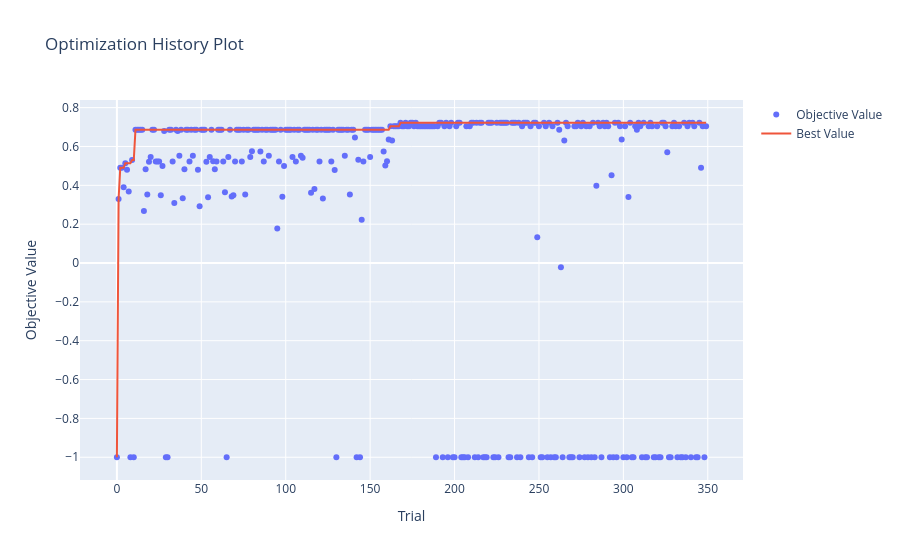
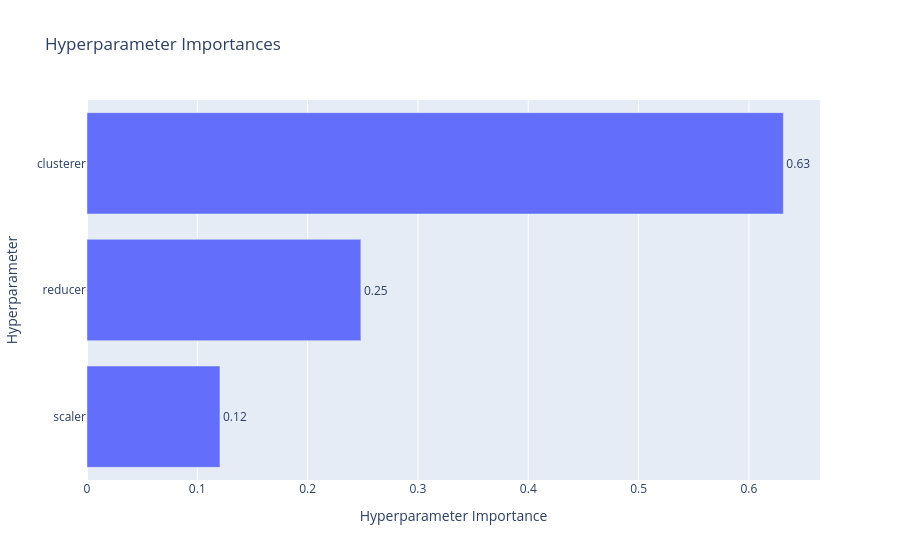
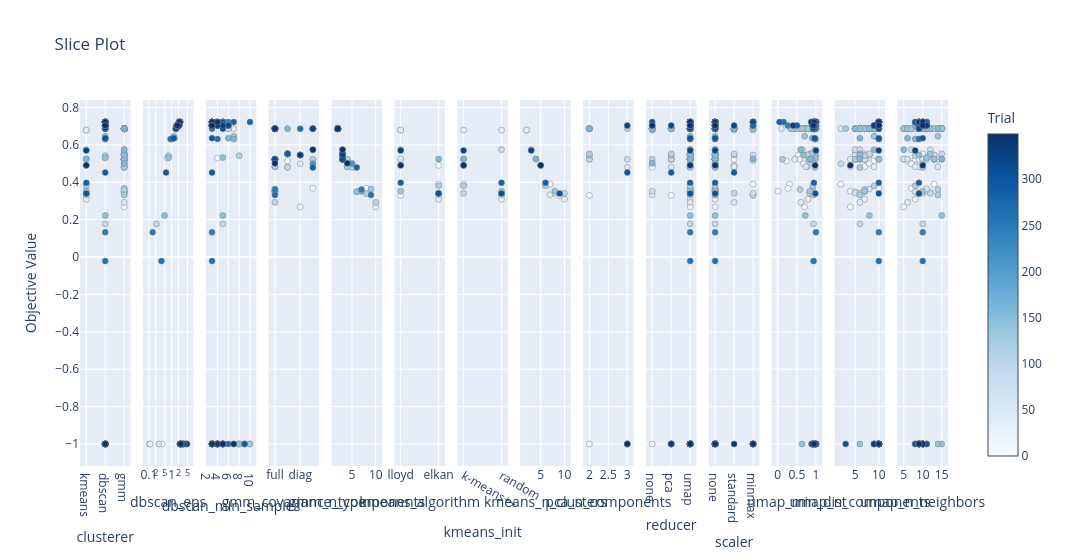

The cell these charts' notebook holds for them, in order:
### Code cell
import optuna.visualization as vis

# After the study.optimize(...) call, run the following:

# 1. Plot optimization history: objective value (silhouette score) over trials
fig1 = vis.plot_optimization_history(study)
fig1.show()

# 2. Plot parameter importance: which hyperparameters affect silhouette the most
fig2 = vis.plot_param_importances(study)
fig2.show()

# 3. Parallel coordinate plot: explore interactions between hyperparameters and objective
fig3 = vis.plot_parallel_coordinate(study)
fig3.show()

# 4. Slice plot: effect of individual parameters on optimization
fig4 = vis.plot_slice(study)
fig4.show()

### Figure 1 — Plotly figure (JSON) as saved in the notebook; plotly's stock layout.template omitted (floating-point values rounded to 4 significant figures; data arrays with more than 128 entries replaced by an {"elided": "..."} marker saying what was removed)
{"data": [{"mode": "markers", "name": "Objective Value", "type": "scatter", "x": {"elided": "350 int values"}, "y": {"elided": "350 float values"}}, {"mode": "lines", "name": "Best Value", "type": "scatter", "x": {"elided": "350 int values"}, "y": {"elided": "350 float values"}}, {"marker": {"color": "#cccccc"}, "mode": "markers", "name": "Infeasible Trial", "showlegend": false, "type": "scatter", "x": [], "y": []}], "layout": {"title": {"text": "Optimization History Plot"}, "xaxis": {"title": {"text": "Trial"}}, "yaxis": {"title": {"text": "Objective Value"}}}}

### Figure 2 — Plotly figure (JSON) as saved in the notebook; plotly's stock layout.template omitted (floating-point values rounded to 4 significant figures)
{"data": [{"cliponaxis": false, "hovertemplate": ["scaler (CategoricalDistribution): 0.12052657186004048<extra></extra>", "reducer (CategoricalDistribution): 0.2482697921572184<extra></extra>", "clusterer (CategoricalDistribution): 0.6312036359827412<extra></extra>"], "name": "Objective Value", "orientation": "h", "text": ["0.12", "0.25", "0.63"], "textposition": "outside", "type": "bar", "x": [0.1205, 0.2483, 0.6312], "y": ["scaler", "reducer", "clusterer"]}], "layout": {"title": {"text": "Hyperparameter Importances"}, "xaxis": {"title": {"text": "Hyperparameter Importance"}}, "yaxis": {"title": {"text": "Hyperparameter"}}}}

### Figure 3 — Plotly figure (JSON) as saved in the notebook; plotly's stock layout.template omitted (floating-point values rounded to 4 significant figures; data arrays with more than 128 entries replaced by an {"elided": "..."} marker saying what was removed)
{"data": [{"marker": {"color": {"elided": "350 int values"}, "colorbar": {"title": {"text": "Trial"}, "x": 1, "xpad": 40}, "colorscale": [[0, "rgb(247,251,255)"], [0.125, "rgb(222,235,247)"], [0.25, "rgb(198,219,239)"], [0.375, "rgb(158,202,225)"], [0.5, "rgb(107,174,214)"], [0.625, "rgb(66,146,198)"], [0.75, "rgb(33,113,181)"], [0.875, "rgb(8,81,156)"], [1, "rgb(8,48,107)"]], "line": {"color": "Grey", "width": 0.5}, "showscale": true}, "mode": "markers", "name": "Feasible Trial", "showlegend": false, "type": "scatter", "x": {"elided": "350 str values"}, "xaxis": "x", "y": {"elided": "350 float values"}, "yaxis": "y"}, {"marker": {"color": {"elided": "203 int values"}, "colorbar": {"title": {"text": "Trial"}, "x": 1, "xpad": 40}, "colorscale": [[0, "rgb(247,251,255)"], [0.125, "rgb(222,235,247)"], [0.25, "rgb(198,219,239)"], [0.375, "rgb(158,202,225)"], [0.5, "rgb(107,174,214)"], [0.625, "rgb(66,146,198)"], [0.75, "rgb(33,113,181)"], [0.875, "rgb(8,81,156)"], [1, "rgb(8,48,107)"]], "line": {"color": "Grey", "width": 0.5}, "showscale": false}, "mode": "markers", "name": "Feasible Trial", "showlegend": false, "type": "scatter", "x": {"elided": "203 float values"}, "xaxis": "x2", "y": {"elided": "203 float values"}, "yaxis": "y2"}, {"marker": {"color": {"elided": "203 int values"}, "colorbar": {"title": {"text": "Trial"}, "x": 1, "xpad": 40}, "colorscale": [[0, "rgb(247,251,255)"], [0.125, "rgb(222,235,247)"], [0.25, "rgb(198,219,239)"], [0.375, "rgb(158,202,225)"], [0.5, "rgb(107,174,214)"], [0.625, "rgb(66,146,198)"], [0.75, "rgb(33,113,181)"], [0.875, "rgb(8,81,156)"], [1, "rgb(8,48,107)"]], "line": {"color": "Grey", "width": 0.5}, "showscale": false}, "mode": "markers", "name": "Feasible Trial", "showlegend": false, "type": "scatter", "x": {"elided": "203 int values"}, "xaxis": "x3", "y": {"elided": "203 float values"}, "yaxis": "y3"}, {"marker": {"color": [5, 6, 7, 11, 12, 13, 14, 15, 16, 17, 18, 19, 20, 21, 22, 23, 24, 25, 26, 27, 31, 32, 33, 35, 37, 38, 40, 41, 42, 43, 44, 45, 47, 48, 49, 51, 52, 53, 54, 55, 56, 58, 59, 60, 61, 62, 63, 64, 66, 67, 69, 70, 71, 72, 73, 74, 75, 76, 77, 79, 81, 82, 83, 84, 85, 86, 87, 88, 89, 90, 91, 92, 93, 94, 96, 97, 99, 100, 101, 102, 103, 104, 105, 106, 107, 108, 109, 111, 112, 113, 114, 115, 116, 118, 119, 120, 121, 122, 123, 124, 125, 126, 127, 128, 129, 131, 132, 133, 134, 135, 136, 137, 139, 140, 146, 147, 148, 149, 150, 151, 152, 153, 154, 155, 156, 157, 158, 159], "colorbar": {"title": {"text": "Trial"}, "x": 1, "xpad": 40}, "colorscale": [[0, "rgb(247,251,255)"], [0.125, "rgb(222,235,247)"], [0.25, "rgb(198,219,239)"], [0.375, "rgb(158,202,225)"], [0.5, "rgb(107,174,214)"], [0.625, "rgb(66,146,198)"], [0.75, "rgb(33,113,181)"], [0.875, "rgb(8,81,156)"], [1, "rgb(8,48,107)"]], "line": {"color": "Grey", "width": 0.5}, "showscale": false}, "mode": "markers", "name": "Feasible Trial", "showlegend": false, "type": "scatter", "x": ["tied", "tied", "spherical", "full", "full", "full", "full", "full", "diag", "full", "full", "spherical", "diag", "full", "full", "full", "full", "full", "full", "diag", "full", "full", "full", "full", "tied", "spherical", "full", "full", "full", "full", "full", "tied", "full", "tied", "full", "full", "full", "spherical", "full", "diag", "full", "full", "full", "spherical", "full", "full", "full", "full", "diag", "full", "full", "full", "full", "full", "full", "full", "tied", "full", "full", "diag", "full", "full", "full", "full", "spherical", "full", "full", "full", "full", "tied", "full", "full", "full", "full", "full", "full", "spherical", "full", "spherical", "spherical", "spherical", "diag", "full", "full", "full", "spherical", "tied", "full", "full", "full", "full", "full", "full", "full", "full", "full", "full", "full", "full", "full", "diag", "full", "full", "full", "spherical", "full", "full", "full", "full", "tied", "full", "full", "full", "full", "full", "spherical", "full", "full", "diag", "full", "full", "full", "full", "full", "full", "full", "spherical", "full"], "xaxis": "x4", "y": [0.5142, 0.4805, 0.3678, 0.6868, 0.6868, 0.6868, 0.6868, 0.6868, 0.2683, 0.4833, 0.3523, 0.5219, 0.5456, 0.6868, 0.6868, 0.523, 0.523, 0.523, 0.3494, 0.4993, 0.6868, 0.6868, 0.523, 0.6868, 0.5521, 0.6868, 0.4833, 0.6868, 0.6868, 0.523, 0.6868, 0.5521, 0.6868, 0.4805, 0.2923, 0.6868, 0.6868, 0.5219, 0.339, 0.5456, 0.6868, 0.4833, 0.523, 0.6868, 0.6868, 0.6868, 0.523, 0.3643, 0.5456, 0.6868, 0.3494, 0.523, 0.6868, 0.6868, 0.6868, 0.523, 0.6868, 0.3523, 0.6868, 0.5456, 0.6868, 0.6868, 0.6868, 0.6868, 0.5746, 0.6868, 0.523, 0.6868, 0.6868, 0.5521, 0.6868, 0.6868, 0.6868, 0.6868, 0.523, 0.6868, 0.4994, 0.6868, 0.6868, 0.6868, 0.6868, 0.5456, 0.6868, 0.523, 0.6868, 0.6868, 0.5521, 0.6868, 0.6868, 0.6868, 0.6868, 0.3613, 0.6868, 0.6868, 0.6868, 0.523, 0.6868, 0.3321, 0.6868, 0.6868, 0.6868, 0.6868, 0.523, 0.6868, 0.479, 0.6868, 0.6868, 0.6868, 0.6868, 0.5521, 0.6868, 0.6868, 0.6868, 0.6868, 0.523, 0.6868, 0.6868, 0.6868, 0.5456, 0.6868, 0.6868, 0.6868, 0.6868, 0.6868, 0.6868, 0.6868, 0.5746, 0.5015], "yaxis": "y4"}, {"marker": {"color": [5, 6, 7, 11, 12, 13, 14, 15, 16, 17, 18, 19, 20, 21, 22, 23, 24, 25, 26, 27, 31, 32, 33, 35, 37, 38, 40, 41, 42, 43, 44, 45, 47, 48, 49, 51, 52, 53, 54, 55, 56, 58, 59, 60, 61, 62, 63, 64, 66, 67, 69, 70, 71, 72, 73, 74, 75, 76, 77, 79, 81, 82, 83, 84, 85, 86, 87, 88, 89, 90, 91, 92, 93, 94, 96, 97, 99, 100, 101, 102, 103, 104, 105, 106, 107, 108, 109, 111, 112, 113, 114, 115, 116, 118, 119, 120, 121, 122, 123, 124, 125, 126, 127, 128, 129, 131, 132, 133, 134, 135, 136, 137, 139, 140, 146, 147, 148, 149, 150, 151, 152, 153, 154, 155, 156, 157, 158, 159], "colorbar": {"title": {"text": "Trial"}, "x": 1, "xpad": 40}, "colorscale": [[0, "rgb(247,251,255)"], [0.125, "rgb(222,235,247)"], [0.25, "rgb(198,219,239)"], [0.375, "rgb(158,202,225)"], [0.5, "rgb(107,174,214)"], [0.625, "rgb(66,146,198)"], [0.75, "rgb(33,113,181)"], [0.875, "rgb(8,81,156)"], [1, "rgb(8,48,107)"]], "line": {"color": "Grey", "width": 0.5}, "showscale": false}, "mode": "markers", "name": "Feasible Trial", "showlegend": false, "type": "scatter", "x": [4, 5, 8, 2, 2, 2, 2, 2, 10, 4, 7, 4, 3, 2, 2, 3, 3, 3, 6, 5, 2, 2, 3, 2, 3, 2, 4, 2, 2, 3, 2, 3, 2, 5, 10, 2, 2, 4, 8, 3, 2, 4, 3, 2, 2, 2, 3, 9, 3, 2, 6, 3, 2, 2, 2, 3, 2, 7, 2, 3, 2, 2, 2, 2, 3, 2, 3, 2, 2, 3, 2, 2, 2, 2, 3, 2, 5, 2, 2, 2, 2, 3, 2, 3, 2, 2, 3, 2, 2, 2, 2, 7, 2, 2, 2, 3, 2, 9, 2, 2, 2, 2, 3, 2, 6, 2, 2, 2, 2, 3, 2, 2, 2, 2, 3, 2, 2, 2, 3, 2, 2, 2, 2, 2, 2, 2, 3, 4], "xaxis": "x5", "y": [0.5142, 0.4805, 0.3678, 0.6868, 0.6868, 0.6868, 0.6868, 0.6868, 0.2683, 0.4833, 0.3523, 0.5219, 0.5456, 0.6868, 0.6868, 0.523, 0.523, 0.523, 0.3494, 0.4993, 0.6868, 0.6868, 0.523, 0.6868, 0.5521, 0.6868, 0.4833, 0.6868, 0.6868, 0.523, 0.6868, 0.5521, 0.6868, 0.4805, 0.2923, 0.6868, 0.6868, 0.5219, 0.339, 0.5456, 0.6868, 0.4833, 0.523, 0.6868, 0.6868, 0.6868, 0.523, 0.3643, 0.5456, 0.6868, 0.3494, 0.523, 0.6868, 0.6868, 0.6868, 0.523, 0.6868, 0.3523, 0.6868, 0.5456, 0.6868, 0.6868, 0.6868, 0.6868, 0.5746, 0.6868, 0.523, 0.6868, 0.6868, 0.5521, 0.6868, 0.6868, 0.6868, 0.6868, 0.523, 0.6868, 0.4994, 0.6868, 0.6868, 0.6868, 0.6868, 0.5456, 0.6868, 0.523, 0.6868, 0.6868, 0.5521, 0.6868, 0.6868, 0.6868, 0.6868, 0.3613, 0.6868, 0.6868, 0.6868, 0.523, 0.6868, 0.3321, 0.6868, 0.6868, 0.6868, 0.6868, 0.523, 0.6868, 0.479, 0.6868, 0.6868, 0.6868, 0.6868, 0.5521, 0.6868, 0.6868, 0.6868, 0.6868, 0.523, 0.6868, 0.6868, 0.6868, 0.5456, 0.6868, 0.6868, 0.6868, 0.6868, 0.6868, 0.6868, 0.6868, 0.5746, 0.5015], "yaxis": "y5"}, {"marker": {"color": [1, 2, 3, 4, 28, 34, 36, 39, 57, 68, 80, 98, 117, 138, 160, 284, 303, 326, 346], "colorbar": {"title": {"text": "Trial"}, "x": 1, "xpad": 40}, "colorscale": [[0, "rgb(247,251,255)"], [0.125, "rgb(222,235,247)"], [0.25, "rgb(198,219,239)"], [0.375, "rgb(158,202,225)"], [0.5, "rgb(107,174,214)"], [0.625, "rgb(66,146,198)"], [0.75, "rgb(33,113,181)"], [0.875, "rgb(8,81,156)"], [1, "rgb(8,48,107)"]], "line": {"color": "Grey", "width": 0.5}, "showscale": false}, "mode": "markers", "name": "Feasible Trial", "showlegend": false, "type": "scatter", "x": ["lloyd", "lloyd", "elkan", "elkan", "lloyd", "elkan", "lloyd", "elkan", "lloyd", "elkan", "lloyd", "elkan", "elkan", "lloyd", "elkan", "lloyd", "elkan", "lloyd", "lloyd"], "xaxis": "x6", "y": [0.3299, 0.4904, 0.4904, 0.3902, 0.6793, 0.3093, 0.6793, 0.3332, 0.5244, 0.342, 0.5749, 0.3412, 0.3812, 0.3525, 0.5246, 0.3973, 0.3399, 0.5701, 0.4904], "yaxis": "y6"}, {"marker": {"color": [1, 2, 3, 4, 28, 34, 36, 39, 57, 68, 80, 98, 117, 138, 160, 284, 303, 326, 346], "colorbar": {"title": {"text": "Trial"}, "x": 1, "xpad": 40}, "colorscale": [[0, "rgb(247,251,255)"], [0.125, "rgb(222,235,247)"], [0.25, "rgb(198,219,239)"], [0.375, "rgb(158,202,225)"], [0.5, "rgb(107,174,214)"], [0.625, "rgb(66,146,198)"], [0.75, "rgb(33,113,181)"], [0.875, "rgb(8,81,156)"], [1, "rgb(8,48,107)"]], "line": {"color": "Grey", "width": 0.5}, "showscale": false}, "mode": "markers", "name": "Feasible Trial", "showlegend": false, "type": "scatter", "x": ["random", "k-means++", "k-means++", "k-means++", "random", "random", "k-means++", "random", "k-means++", "random", "random", "k-means++", "k-means++", "random", "k-means++", "random", "random", "k-means++", "k-means++"], "xaxis": "x7", "y": [0.3299, 0.4904, 0.4904, 0.3902, 0.6793, 0.3093, 0.6793, 0.3332, 0.5244, 0.342, 0.5749, 0.3412, 0.3812, 0.3525, 0.5246, 0.3973, 0.3399, 0.5701, 0.4904], "yaxis": "y7"}, {"marker": {"color": [1, 2, 3, 4, 28, 34, 36, 39, 57, 68, 80, 98, 117, 138, 160, 284, 303, 326, 346], "colorbar": {"title": {"text": "Trial"}, "x": 1, "xpad": 40}, "colorscale": [[0, "rgb(247,251,255)"], [0.125, "rgb(222,235,247)"], [0.25, "rgb(198,219,239)"], [0.375, "rgb(158,202,225)"], [0.5, "rgb(107,174,214)"], [0.625, "rgb(66,146,198)"], [0.75, "rgb(33,113,181)"], [0.875, "rgb(8,81,156)"], [1, "rgb(8,48,107)"]], "line": {"color": "Grey", "width": 0.5}, "showscale": false}, "mode": "markers", "name": "Feasible Trial", "showlegend": false, "type": "scatter", "x": [9, 5, 5, 7, 2, 10, 2, 7, 4, 8, 3, 10, 6, 8, 4, 6, 9, 3, 5], "xaxis": "x8", "y": [0.3299, 0.4904, 0.4904, 0.3902, 0.6793, 0.3093, 0.6793, 0.3332, 0.5244, 0.342, 0.5749, 0.3412, 0.3812, 0.3525, 0.5246, 0.3973, 0.3399, 0.5701, 0.4904], "yaxis": "y8"}, {"marker": {"color": [0, 1, 9, 10, 29, 30, 38, 48, 59, 70, 87, 101, 102, 103, 104, 105, 109, 130, 140, 156, 293, 315, 337], "colorbar": {"title": {"text": "Trial"}, "x": 1, "xpad": 40}, "colorscale": [[0, "rgb(247,251,255)"], [0.125, "rgb(222,235,247)"], [0.25, "rgb(198,219,239)"], [0.375, "rgb(158,202,225)"], [0.5, "rgb(107,174,214)"], [0.625, "rgb(66,146,198)"], [0.75, "rgb(33,113,181)"], [0.875, "rgb(8,81,156)"], [1, "rgb(8,48,107)"]], "line": {"color": "Grey", "width": 0.5}, "showscale": false}, "mode": "markers", "name": "Feasible Trial", "showlegend": false, "type": "scatter", "x": [3, 2, 2, 2, 3, 3, 2, 3, 2, 3, 2, 2, 2, 2, 2, 3, 2, 3, 2, 2, 3, 3, 3], "xaxis": "x9", "y": [-1, 0.3299, 0.5298, -1, -1, -1, 0.6868, 0.4805, 0.523, 0.523, 0.523, 0.6868, 0.6868, 0.6868, 0.5456, 0.6868, 0.5521, -1, 0.6868, 0.6868, 0.4518, 0.7038, -1], "yaxis": "y9"}, {"marker": {"color": {"elided": "350 int values"}, "colorbar": {"title": {"text": "Trial"}, "x": 1, "xpad": 40}, "colorscale": [[0, "rgb(247,251,255)"], [0.125, "rgb(222,235,247)"], [0.25, "rgb(198,219,239)"], [0.375, "rgb(158,202,225)"], [0.5, "rgb(107,174,214)"], [0.625, "rgb(66,146,198)"], [0.75, "rgb(33,113,181)"], [0.875, "rgb(8,81,156)"], [1, "rgb(8,48,107)"]], "line": {"color": "Grey", "width": 0.5}, "showscale": false}, "mode": "markers", "name": "Feasible Trial", "showlegend": false, "type": "scatter", "x": {"elided": "350 str values"}, "xaxis": "x10", "y": {"elided": "350 float values"}, "yaxis": "y10"}, {"marker": {"color": {"elided": "350 int values"}, "colorbar": {"title": {"text": "Trial"}, "x": 1, "xpad": 40}, "colorscale": [[0, "rgb(247,251,255)"], [0.125, "rgb(222,235,247)"], [0.25, "rgb(198,219,239)"], [0.375, "rgb(158,202,225)"], [0.5, "rgb(107,174,214)"], [0.625, "rgb(66,146,198)"], [0.75, "rgb(33,113,181)"], [0.875, "rgb(8,81,156)"], [1, "rgb(8,48,107)"]], "line": {"color": "Grey", "width": 0.5}, "showscale": false}, "mode": "markers", "name": "Feasible Trial", "showlegend": false, "type": "scatter", "x": {"elided": "350 str values"}, "xaxis": "x11", "y": {"elided": "350 float values"}, "yaxis": "y11"}, {"marker": {"color": {"elided": "305 int values"}, "colorbar": {"title": {"text": "Trial"}, "x": 1, "xpad": 40}, "colorscale": [[0, "rgb(247,251,255)"], [0.125, "rgb(222,235,247)"], [0.25, "rgb(198,219,239)"], [0.375, "rgb(158,202,225)"], [0.5, "rgb(107,174,214)"], [0.625, "rgb(66,146,198)"], [0.75, "rgb(33,113,181)"], [0.875, "rgb(8,81,156)"], [1, "rgb(8,48,107)"]], "line": {"color": "Grey", "width": 0.5}, "showscale": false}, "mode": "markers", "name": "Feasible Trial", "showlegend": false, "type": "scatter", "x": {"elided": "305 float values"}, "xaxis": "x12", "y": {"elided": "305 float values"}, "yaxis": "y12"}, {"marker": {"color": {"elided": "305 int values"}, "colorbar": {"title": {"text": "Trial"}, "x": 1, "xpad": 40}, "colorscale": [[0, "rgb(247,251,255)"], [0.125, "rgb(222,235,247)"], [0.25, "rgb(198,219,239)"], [0.375, "rgb(158,202,225)"], [0.5, "rgb(107,174,214)"], [0.625, "rgb(66,146,198)"], [0.75, "rgb(33,113,181)"], [0.875, "rgb(8,81,156)"], [1, "rgb(8,48,107)"]], "line": {"color": "Grey", "width": 0.5}, "showscale": false}, "mode": "markers", "name": "Feasible Trial", "showlegend": false, "type": "scatter", "x": {"elided": "305 int values"}, "xaxis": "x13", "y": {"elided": "305 float values"}, "yaxis": "y13"}, {"marker": {"color": {"elided": "305 int values"}, "colorbar": {"title": {"text": "Trial"}, "x": 1, "xpad": 40}, "colorscale": [[0, "rgb(247,251,255)"], [0.125, "rgb(222,235,247)"], [0.25, "rgb(198,219,239)"], [0.375, "rgb(158,202,225)"], [0.5, "rgb(107,174,214)"], [0.625, "rgb(66,146,198)"], [0.75, "rgb(33,113,181)"], [0.875, "rgb(8,81,156)"], [1, "rgb(8,48,107)"]], "line": {"color": "Grey", "width": 0.5}, "showscale": false}, "mode": "markers", "name": "Feasible Trial", "showlegend": false, "type": "scatter", "x": {"elided": "305 int values"}, "xaxis": "x14", "y": {"elided": "305 float values"}, "yaxis": "y14"}], "layout": {"title": {"text": "Slice Plot"}, "width": 4200, "xaxis": {"anchor": "y", "categoryarray": ["kmeans", "dbscan", "gmm"], "categoryorder": "array", "domain": [0, 0.05816], "title": {"text": "clusterer"}, "type": "category"}, "xaxis10": {"anchor": "y10", "categoryarray": ["none", "pca", "umap"], "categoryorder": "array", "domain": [0.652, 0.7102], "title": {"text": "reducer"}, "type": "category"}, "xaxis11": {"anchor": "y11", "categoryarray": ["none", "standard", "minmax"], "categoryorder": "array", "domain": [0.7245, 0.7827], "title": {"text": "scaler"}, "type": "category"}, "xaxis12": {"anchor": "y12", "domain": [0.7969, 0.8551], "title": {"text": "umap_min_dist"}}, "xaxis13": {"anchor": "y13", "domain": [0.8694, 0.9276], "title": {"text": "umap_n_components"}}, "xaxis14": {"anchor": "y14", "domain": [0.9418, 1], "title": {"text": "umap_n_neighbors"}}, "xaxis2": {"anchor": "y2", "domain": [0.07245, 0.1306], "title": {"text": "dbscan_eps"}, "type": "log"}, "xaxis3": {"anchor": "y3", "domain": [0.1449, 0.2031], "title": {"text": "dbscan_min_samples"}}, "xaxis4": {"anchor": "y4", "categoryarray": ["full", "tied", "diag", "spherical"], "categoryorder": "array", "domain": [0.2173, 0.2755], "title": {"text": "gmm_covariance_type"}, "type": "category"}, "xaxis5": {"anchor": "y5", "domain": [0.2898, 0.348], "title": {"text": "gmm_n_components"}}, "xaxis6": {"anchor": "y6", "categoryarray": ["lloyd", "elkan"], "categoryorder": "array", "domain": [0.3622, 0.4204], "title": {"text": "kmeans_algorithm"}, "type": "category"}, "xaxis7": {"anchor": "y7", "categoryarray": ["k-means++", "random"], "categoryorder": "array", "domain": [0.4347, 0.4929], "title": {"text": "kmeans_init"}, "type": "category"}, "xaxis8": {"anchor": "y8", "domain": [0.5071, 0.5653], "title": {"text": "kmeans_n_clusters"}}, "xaxis9": {"anchor": "y9", "domain": [0.5796, 0.6378], "title": {"text": "pca_n_components"}}, "yaxis": {"anchor": "x", "domain": [0, 1], "title": {"text": "Objective Value"}}, "yaxis10": {"anchor": "x10", "domain": [0, 1], "matches": "y", "showticklabels": false}, "yaxis11": {"anchor": "x11", "domain": [0, 1], "matches": "y", "showticklabels": false}, "yaxis12": {"anchor": "x12", "domain": [0, 1], "matches": "y", "showticklabels": false}, "yaxis13": {"anchor": "x13", "domain": [0, 1], "matches": "y", "showticklabels": false}, "yaxis14": {"anchor": "x14", "domain": [0, 1], "matches": "y", "showticklabels": false}, "yaxis2": {"anchor": "x2", "domain": [0, 1], "matches": "y", "showticklabels": false}, "yaxis3": {"anchor": "x3", "domain": [0, 1], "matches": "y", "showticklabels": false}, "yaxis4": {"anchor": "x4", "domain": [0, 1], "matches": "y", "showticklabels": false}, "yaxis5": {"anchor": "x5", "domain": [0, 1], "matches": "y", "showticklabels": false}, "yaxis6": {"anchor": "x6", "domain": [0, 1], "matches": "y", "showticklabels": false}, "yaxis7": {"anchor": "x7", "domain": [0, 1], "matches": "y", "showticklabels": false}, "yaxis8": {"anchor": "x8", "domain": [0, 1], "matches": "y", "showticklabels": false}, "yaxis9": {"anchor": "x9", "domain": [0, 1], "matches": "y", "showticklabels": false}}}
